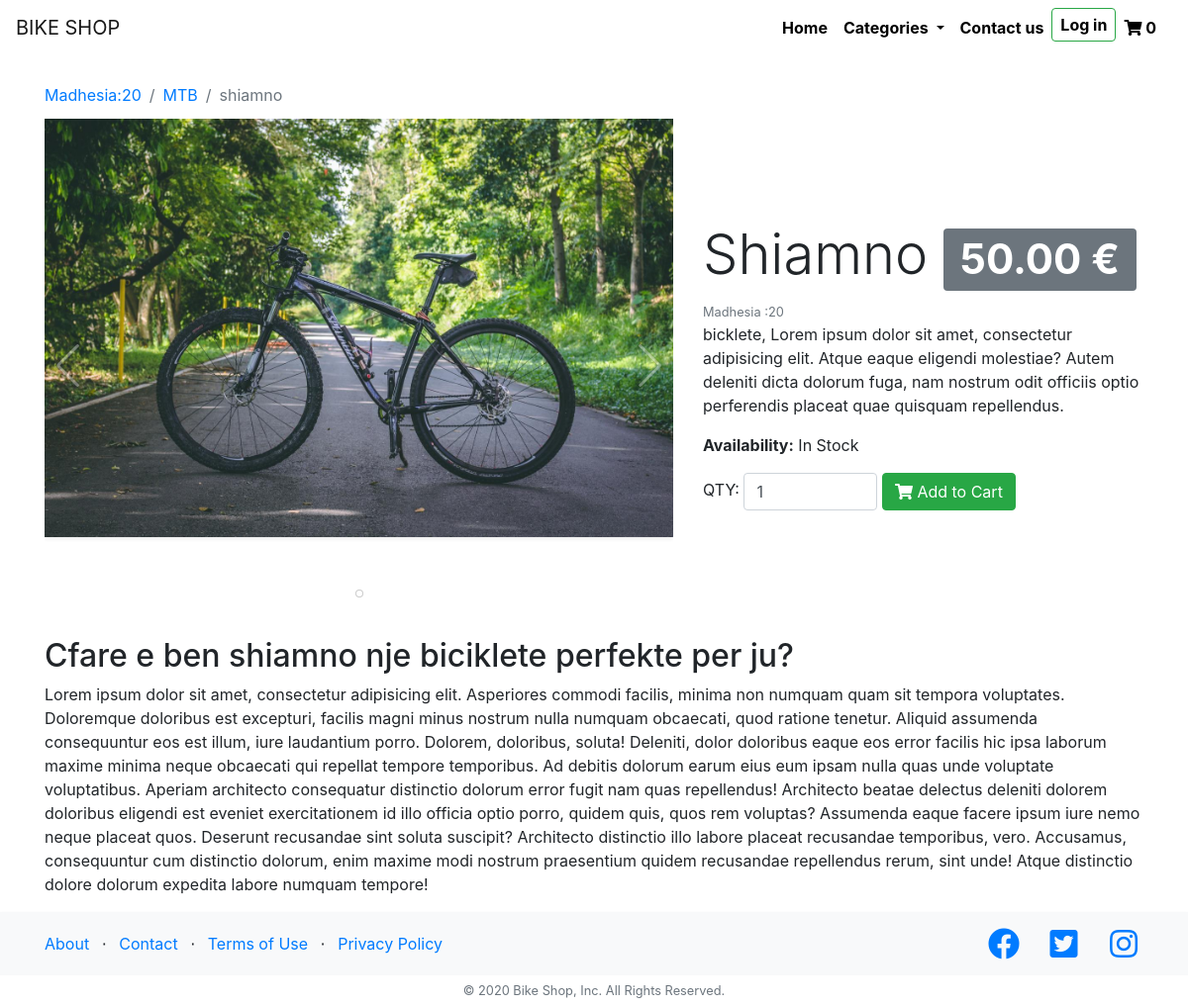
The app's page /bike/shiamno with its own data.
### shop/models.py (models this page shows, shortened)
class Bikes(models.Model):
    name = models.CharField(max_length=35, default="Shimano")
    size = models.CharField(max_length=2, default=26)
    color = models.CharField(max_length=10, default="Blu")
    description = models.TextField(default="bicklete")
    full_description = RichTextField(blank=True, null=True)
    price = models.DecimalField(max_digits=10, decimal_places=2, default=100)
    image = models.ImageField(default="defalut.png")
    age_category = models.CharField(default=16, max_length=15)
    bike_categories = models.CharField(default="BMX", max_length=50)
    amount = models.DecimalField(max_digits=10, decimal_places=2, default=10)
    class Meta:
        verbose_name_plural = 'Bikes'

### shop/views.py (the view)
# urls.py: path('bike/<name>', views.details, name='details'),
def details(request, name):
    selected_bike = Bikes.objects.get(name=name)
    images = Images.objects.filter(bike_id=selected_bike.id)
    show_bike = {'bike': selected_bike, 'images': images}
    return render(request, 'shop/details.html', show_bike)

### shop/context_processors.py (called while the page is built)
def add_variable_to_context(request):
    if request.COOKIES.get('uuid') is not None:
        return {
            'uuid': request.COOKIES.get('uuid')
        }
    else:
        return {
            'uuid': '000'
        }

### shop/templatetags/myapptags.py (called while the page is built)
@register.simple_tag
def shopcartcount(userid):
    count = ShopCart.objects.filter(user=userid).count()
    return count

### shop/templates/shop/details.html (shortened to what this page needs)
{% extends 'shop/layout.html' %}
{% load static %}
{% block extrahead  %}
    <link rel="stylesheet" href="{% static 'shop/fix_navbar.css' %}">
    <link rel="stylesheet" href="{% static 'shop/libraries/swiper/swiper-bundle.min.css' %}">
{% endblock %}
{% block content %}
<div class="container mt-5 pt-4">
    <div class="row align-items-center">
        <div class="col-md-12">
            <nav aria-label="breadcrumb">
              <ol class="breadcrumb bg-transparent pl-0 mb-0">
                <li class="breadcrumb-item"><a href="/search?size={{ bike.size }}">Madhesia:{{bike.size}}</a></li>
                <li class="breadcrumb-item"><a href="/category/{{ bike.bike_categories }}">{{ bike.bike_categories }}</a></li>
                <li class="breadcrumb-item active" aria-current="page">{{ bike.name }}</li>
              </ol>
            </nav>
        </div>
        <div class="col-md-5 order-md-2">
            <h1 class="display-4 text-capitalize">{{bike.name}} <span class="badge badge-secondary">{{bike.price}} &euro;</span></h1>
            <small class="text-muted">Madhesia :{{bike.size}}</small>
            <p>
                {{bike.description}},
                Lorem ipsum dolor sit amet, consectetur adipisicing elit. Atque eaque eligendi molestiae? Autem deleniti dicta dolorum fuga, nam nostrum odit officiis optio perferendis placeat quae quisquam repellendus.
            </p>
            <div class="row">
                <div class="col-md-12">
                    <form action="/addtoshopcart/{{ bike.id }}" method="post" class="form-inline">
                          <div id="SelectedProduct">
                              <p><strong>Availability:</strong> {% if bike.amount > 0  %} In Stock {% else %} Out of Stock {% endif %}</p>
                              <div class="qty-input">
                                  <span class="text-uppercase">QTY: </span>
                                  <input class="form-control" name="quantity" type="number" value="1" min="1" max="{{ bike.amount }}">
                                  <button type="submit" {% if bike.amount < 1  %} disabled {% endif %} class="btn btn-success">
                                    <i class="fa fa-shopping-cart"></i> Add to Cart
                                </button>
                            </div>
                          </div>
                    </form>
                </div>
            </div>
        </div>
        <div class="col-md-7 order-md-1">
            <div class="swiper-container">
              <div class="swiper-wrapper">
                <div class="swiper-slide">
                  <img src="{{bike.image.url}}" class="shadow-sm bike-img swiper-lazy" alt="{{bike.name}}">
                </div>
              </div>
              <div class="swiper-pagination swiper-pagination-white"></div>
            </div>
        </div>
    </div>
    <div class="row mt-4">
        <div class="col-md-12">
            <div class="full-description">
                {{ bike.full_description | safe}}
            </div>
        </div>
    </div>
</div>
{% endblock %}

### shop/static/shop/home.css (style rules this page uses)
html { position: relative; min-height: 100%; }
body { margin-bottom: 95px; }

### shop/static/shop/fix_navbar.css (style rules this page uses)
.bike-img { width: 100%; max-width: 800px; height: auto; }

### shop/templates/shop/details.html (style rules this page uses)
.swiper-slide { text-align: center; font-size: 18px; }
.swiper-slide { min-height: 500px; }

### records on screen
Bikes: size "20", bike_categories "MTB", name "shiamno", name "Shiamno", price "50.00", description "bicklete", image (picture), full_description "Cfare e ben shiamno nje biciklete perfekte per ju? Lorem ipsum dolor sit amet, consectetur adipisicing elit. Asperiores commodi facilis, minima non numquam quam sit tempora voluptates. Doloremque doloribus est excepturi, facilis magni minus nostrum nulla numquam obcaecati, quod ratione tenetur. Aliquid assumenda consequuntur eos est illum, iure laudantium porro. Dolorem, doloribus, soluta! Deleniti, dolor doloribus eaque eos error facilis hic ipsa laborum maxime minima neque obcaecati qui repellat tempore temporibus. Ad debitis dolorum earum eius eum ipsam nulla quas unde voluptate voluptatibus. Aperiam architecto consequatur distinctio dolorum error fugit nam quas repellendus! Architecto…"

### other values on screen
{{ count }} "0"
